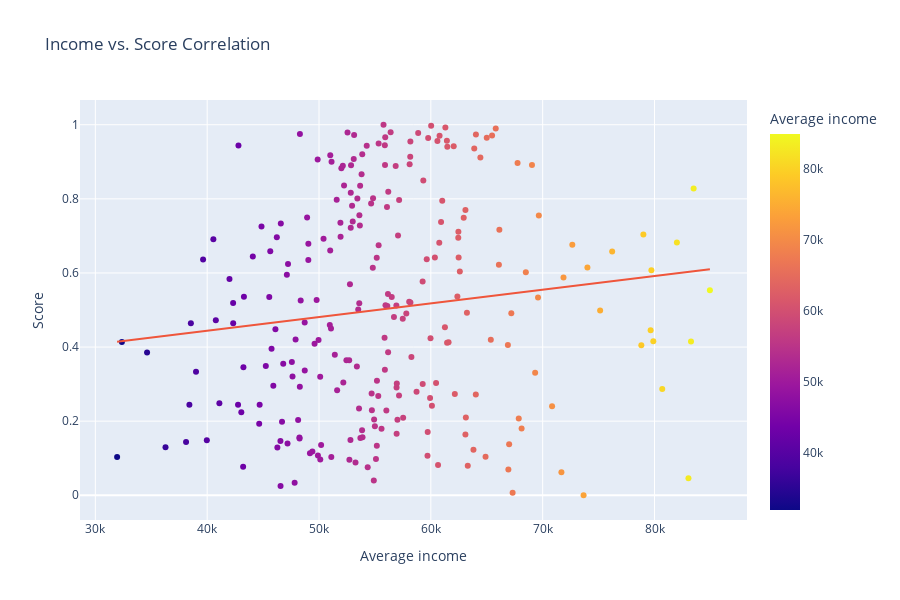

Notebook code cell kept with this figure:
### Code cell
fig = px.scatter(df, title='Income vs. Score Correlation', x='Average income', y='Score', color='Average income', trendline='ols', height=600)
fig.show()

### Figure 1 — Plotly figure (JSON) as saved in the notebook; plotly's stock layout.template omitted (floating-point values rounded to 4 significant figures; data arrays with more than 128 entries replaced by an {"elided": "..."} marker saying what was removed)
{"data": [{"hovertemplate": "Average income=%{marker.color}<br>Score=%{y}<extra></extra>", "legendgroup": "", "marker": {"color": {"elided": "246 int values"}, "coloraxis": "coloraxis", "symbol": "circle"}, "mode": "markers", "name": "", "orientation": "v", "showlegend": false, "type": "scatter", "x": {"elided": "246 int values"}, "xaxis": "x", "y": {"elided": "246 float values"}, "yaxis": "y"}, {"hovertemplate": "<b>OLS trendline</b><br>Score = 3.68356e-06 * Average income + 0.296862<br>R<sup>2</sup>=0.015560<br><br>Average income=%{x}<br>Score=%{y} <b>(trend)</b><extra></extra>", "legendgroup": "", "marker": {"symbol": "circle"}, "mode": "lines", "name": "", "showlegend": false, "type": "scatter", "x": {"elided": "246 int values"}, "xaxis": "x", "y": {"elided": "246 float values"}, "yaxis": "y"}], "layout": {"coloraxis": {"colorbar": {"title": {"text": "Average income"}}, "colorscale": [[0, "#0d0887"], [0.1111, "#46039f"], [0.2222, "#7201a8"], [0.3333, "#9c179e"], [0.4444, "#bd3786"], [0.5556, "#d8576b"], [0.6667, "#ed7953"], [0.7778, "#fb9f3a"], [0.8889, "#fdca26"], [1, "#f0f921"]]}, "height": 600, "legend": {"tracegroupgap": 0}, "title": {"text": "Income vs. Score Correlation"}, "xaxis": {"anchor": "y", "domain": [0, 1], "title": {"text": "Average income"}}, "yaxis": {"anchor": "x", "domain": [0, 1], "title": {"text": "Score"}}}}
